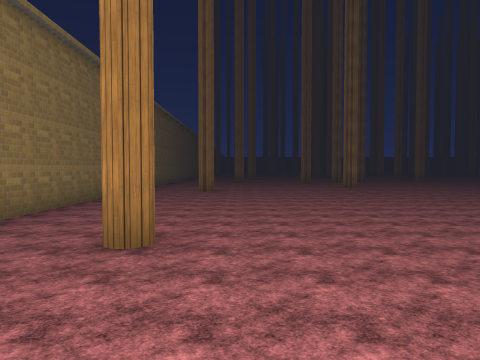
[1] (above)

24 first-person views from a walk through a 3-D level made in the Unity game engine. The camera is 1.5 m above the floor, tilts 2° down and sees 70° across. The floor is counted in squares, 2 m on a side. Each view is taken from the middle of a square. On the plan, view 1 faces up. The plan holds only what a view shows up to about 11 squares ahead; the rest is blank. The place goes on beyond the plan. The player character is not drawn. Some surface patterns are stand-ins.

[2]
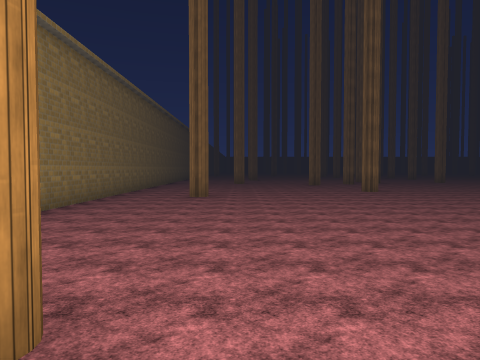

[3]
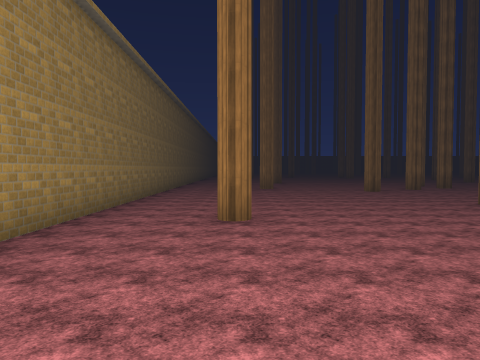

[4]
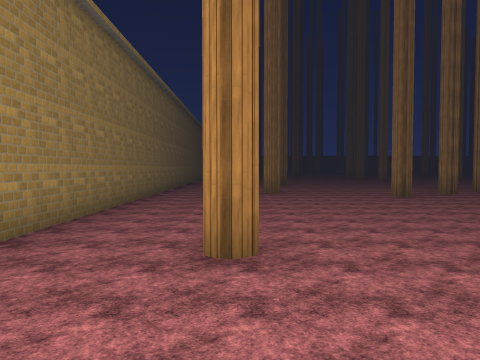

[5]
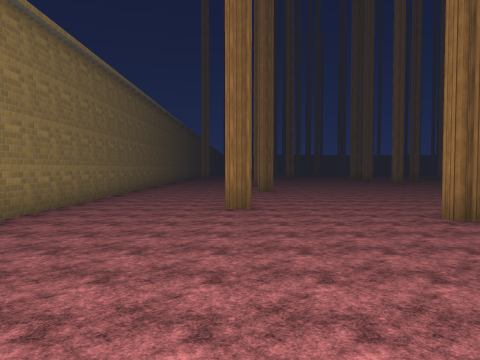

[6]
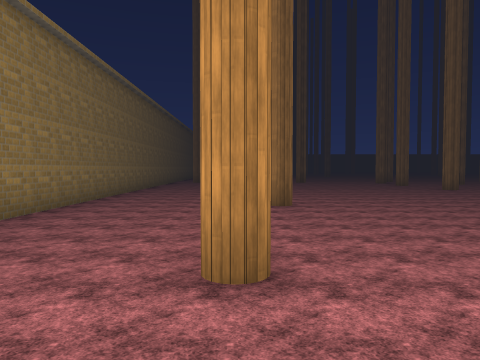

[7]
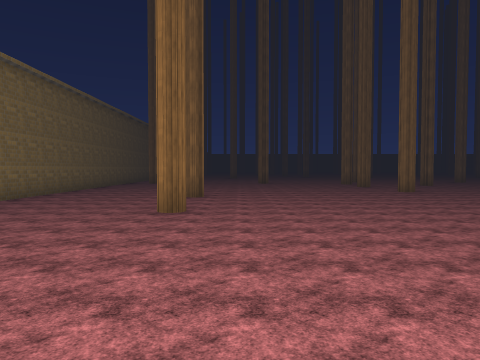

[8]
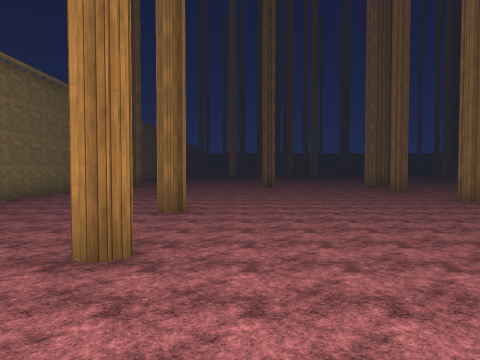

[9]
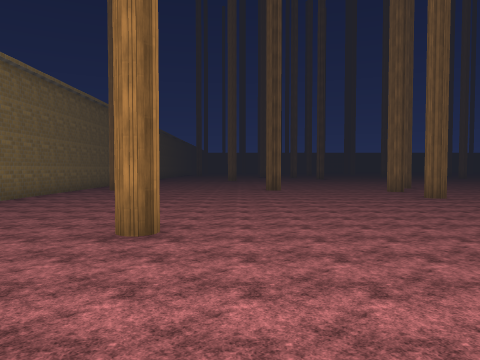

[10]
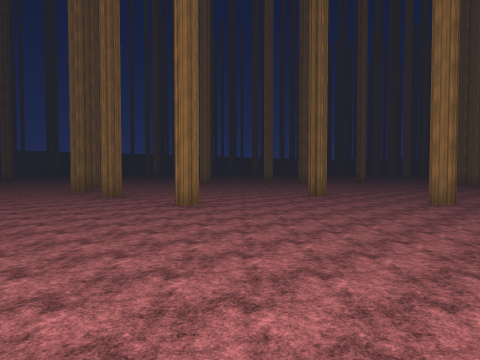

[11]
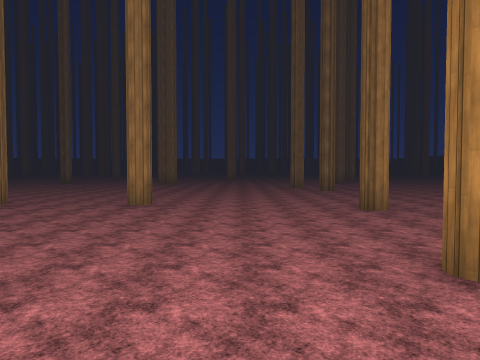

[12]
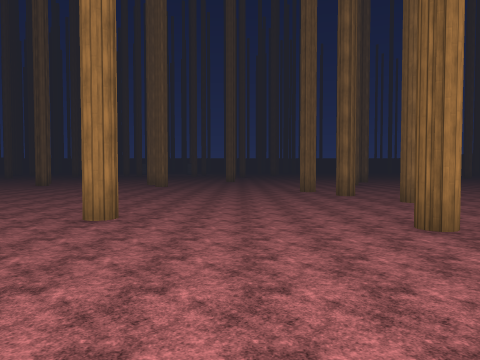

[13]
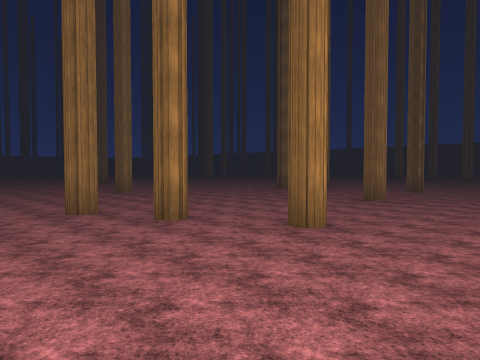

[14]
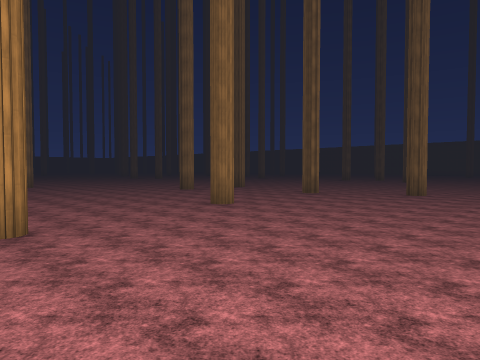

[15]
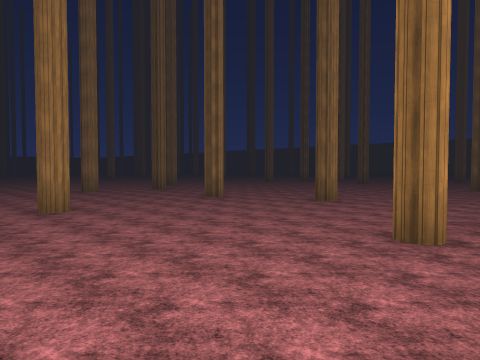

[16]
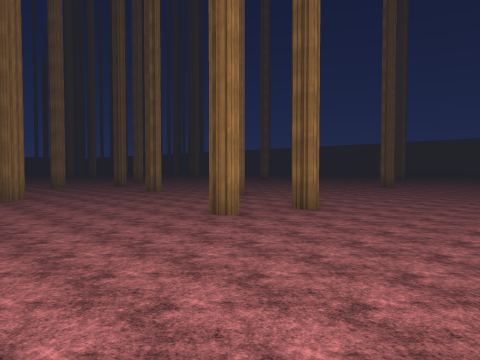

[17]
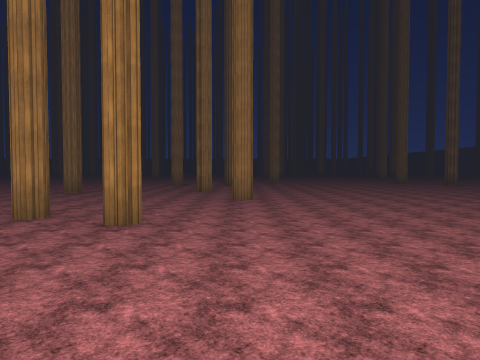

[18]
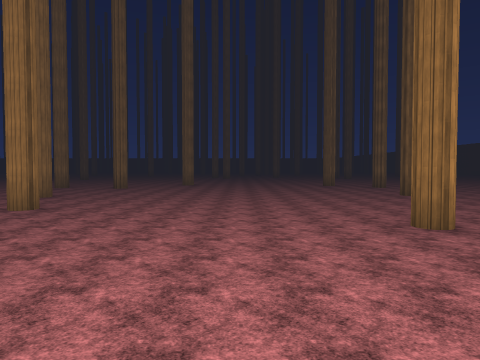

[19]
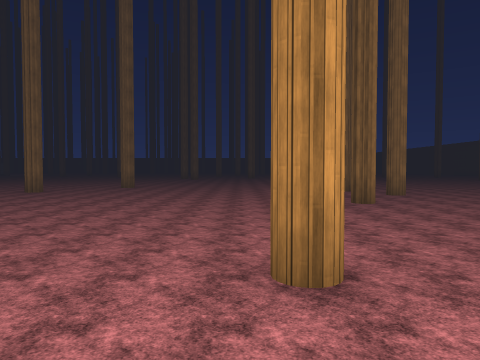

[20]
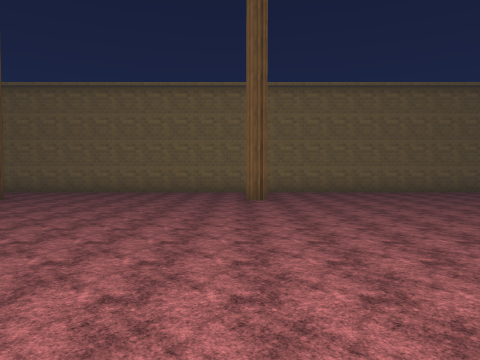

[21]
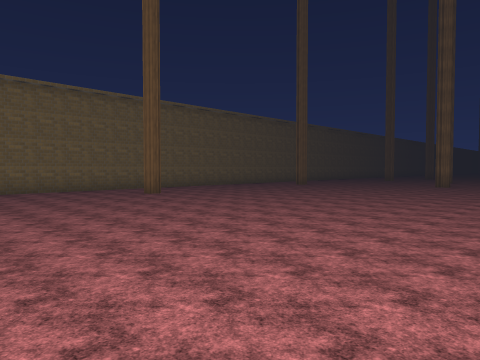

[22]
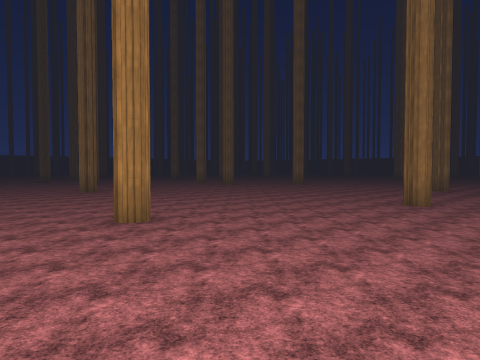

[23]
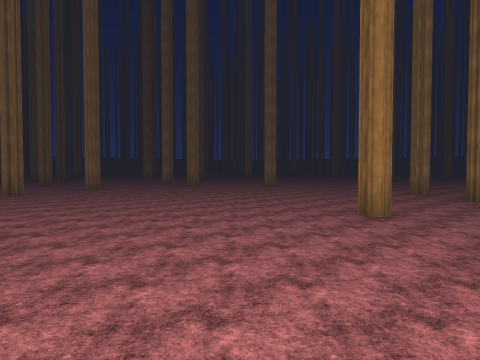

[24]
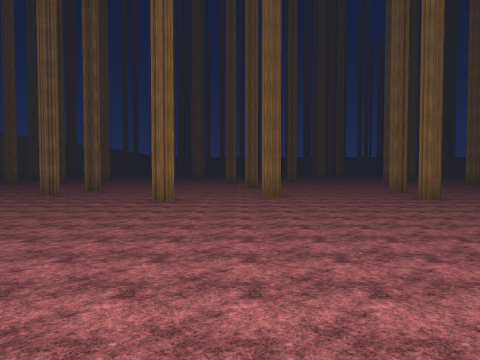

### Floor plan
Key: @ floor where view 1 was taken; # wall or solid block; . floor.
Columns run from 4 left of view 1 to 19 right of it. Each row starts with its distance up from view 1.
 33 #.. .......#
 32 #.. ..........
 31 #... ......#..
 30 #..............
 29 #...............  ....
 28 #..........#..........
 27 #..............#......
 26 #....#..............
 25 #.....................
 24 #..............#......
 23 #....#................
 22 #.....................
 21 #.......................
 20 #.........#...#......#..
 19 #..........#.......#....
 18 #...#....#.  .....#.....
 17 #......#...  ...........
 16 #.......................
 15 #.......................
 14 #..................#....
 13 #.......#...............
 12 #............#.........#
 11 #..#....................
 10 #..................#....
  9 #...............#.......
  8 #.......................
  7 #.......................
  6 #.......................
  5 #.......................
  4 #.......................
  3 #..#..........#.........
  2 #.......................
  1 #.......................
  0 #...@..............#...#
 -1 #.....................#
 -2 #....    ......... ....

Positions as (right, up) in squares from view 1, and headings:
1: (0, 0), facing up
2: (0, 2), facing up
3: (-1, 6), facing up
4: (-1, 8), facing up
5: (0, 12), facing up
6: (0, 16), facing up
7: (2, 17), facing up
8: (2, 20), facing up
9: (2, 22), facing up
10: (3, 22), facing up-right
11: (4, 22), facing right
12: (6, 22), facing right
13: (11, 22), facing down-right
14: (9, 19), facing down-right
15: (8, 16), facing down-right
16: (5, 16), facing down-right
17: (4, 9), facing right
18: (6, 5), facing right
19: (8, 3), facing right
20: (7, 3), facing left
21: (8, -2), facing up-left
22: (8, -2), facing up-right
23: (10, -2), facing up-right
24: (14, 1), facing up
